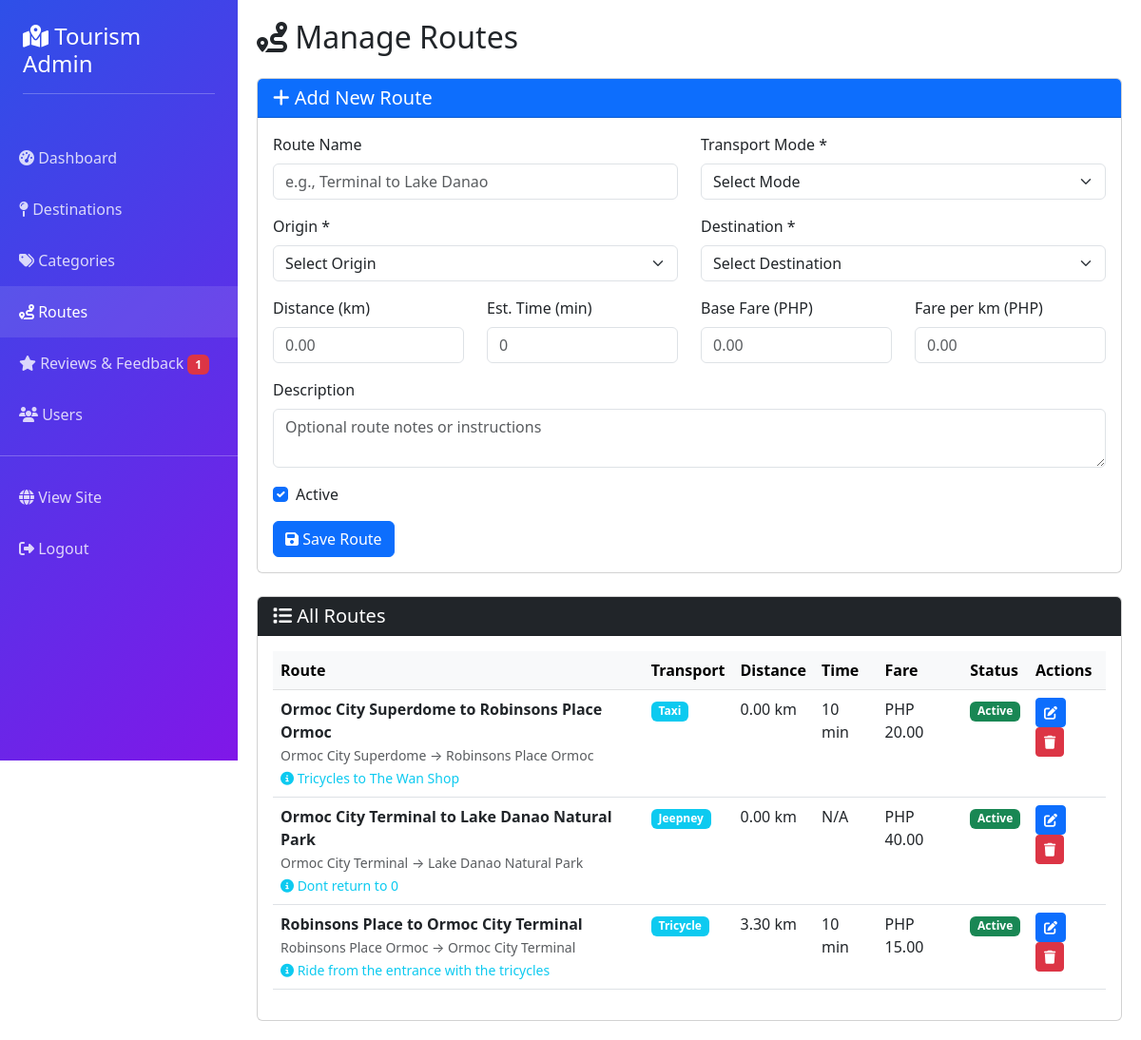
The page /admin/routes.php (signed in) on the database its author committed.
### tables this page shows
CREATE TABLE `routes` (
  `id` int(11) NOT NULL,
  `route_name` varchar(200) DEFAULT NULL,
  `origin_id` int(11) DEFAULT NULL,
  `destination_id` int(11) DEFAULT NULL,
  `transport_mode` enum('jeepney','taxi','bus','van','tricycle','walking') NOT NULL,
  `distance_km` decimal(6,2) DEFAULT NULL,
  `estimated_time_minutes` int(11) DEFAULT NULL,
  `base_fare` decimal(8,2) DEFAULT NULL,
  `fare_per_km` decimal(8,2) DEFAULT NULL,
  `description` text DEFAULT NULL,
  `is_active` tinyint(1) DEFAULT 1,
  `created_at` timestamp NOT NULL DEFAULT current_timestamp()
);

CREATE TABLE `destinations` (
  `id` int(11) NOT NULL,
  `name` varchar(200) NOT NULL,
  `category_id` int(11) DEFAULT NULL,
  `description` text DEFAULT NULL,
  `address` text DEFAULT NULL,
  `latitude` decimal(10,8) DEFAULT NULL,
  `longitude` decimal(11,8) DEFAULT NULL,
  `contact_number` varchar(50) DEFAULT NULL,
  `email` varchar(100) DEFAULT NULL,
  `website` varchar(200) DEFAULT NULL,
  `opening_hours` varchar(100) DEFAULT NULL,
  `entry_fee` varchar(100) DEFAULT NULL,
  `rating` decimal(2,1) DEFAULT 0.0,
  `image_path` varchar(255) DEFAULT NULL,
  `is_active` tinyint(1) DEFAULT 1,
  `created_at` timestamp NOT NULL DEFAULT current_timestamp(),
  `updated_at` timestamp NOT NULL DEFAULT current_timestamp() ON UPDATE current_timestamp()
);

### admin/routes.php (the view, shortened to what this page needs)
<?php
$conn = getDBConnection();
$unread_feedback = $conn->query("SELECT COUNT(*) as count FROM website_feedback WHERE is_read = 0")->fetch_assoc()['count'];
$routes = $conn->query("SELECT r.*, o.name as origin_name, d.name as destination_name
                        FROM routes r
                        LEFT JOIN destinations o ON r.origin_id = o.id
                        LEFT JOIN destinations d ON r.destination_id = d.id
                        ORDER BY r.created_at DESC");
?>
<!DOCTYPE html>
<html lang="en">
<head>
    <link href="https://cdn.jsdelivr.net/npm/bootstrap@5.3.0/dist/css/bootstrap.min.css" rel="stylesheet">
    <link rel="stylesheet" href="https://cdnjs.cloudflare.com/ajax/libs/font-awesome/6.4.0/css/all.min.css">
</head>
<body>
    <div class="sidebar">
        <div class="p-4">
            <h4><i class="fas fa-map-marked-alt"></i> Tourism Admin</h4>
            <hr class="bg-white">
        </div>
        <nav class="nav flex-column">
            <a class="nav-link" href="dashboard.php">
                <i class="fas fa-tachometer-alt"></i> Dashboard
            </a>
            <a class="nav-link" href="destinations.php">
                <i class="fas fa-map-pin"></i> Destinations
            </a>
            <a class="nav-link" href="categories.php">
                <i class="fas fa-tags"></i> Categories
            </a>
            <a class="nav-link active" href="routes.php">
                <i class="fas fa-route"></i> Routes
            </a>
            <a class="nav-link" href="reviews.php">
                <i class="fas fa-star"></i> Reviews & Feedback
                <?php if ($unread_feedback > 0): ?>
                    <span class="badge bg-danger"><?php echo $unread_feedback; ?></span>
                <?php endif; ?>
            </a>
            <a class="nav-link" href="users.php">
                <i class="fas fa-users"></i> Users
            </a>
            <hr class="bg-white">
            <a class="nav-link" href="../index.php">
                <i class="fas fa-globe"></i> View Site
            </a>
            <a class="nav-link" href="../logout.php">
                <i class="fas fa-sign-out-alt"></i> Logout
            </a>
        </nav>
    </div>
    <div class="main-content">
        <h2 class="mb-4"><i class="fas fa-route"></i> Manage Routes</h2>
        <div class="card mb-4">
            <div class="card-header bg-primary text-white">
                <h5 class="mb-0" id="formTitle"><i class="fas fa-plus"></i> Add New Route</h5>
            </div>
            <div class="card-body">
                <form method="POST" id="routeForm">
                    <div class="row">
                        <div class="col-md-6 mb-3">
                            <label class="form-label">Route Name</label>
                            <input type="text" class="form-control" name="route_name" id="routeName"
                                   placeholder="e.g., Terminal to Lake Danao">
                        </div>
                        <div class="col-md-6 mb-3">
                            <label class="form-label">Transport Mode *</label>
                            <select class="form-select" name="transport_mode" id="transportMode" required>
                                <option value="">Select Mode</option>
                            </select>
                        </div>
                    </div>
                    <div class="row">
                        <div class="col-md-6 mb-3">
                            <label class="form-label">Origin *</label>
                            <select class="form-select" name="origin_id" id="originId" required>
                                <option value="">Select Origin</option>
                            </select>
                        </div>
                        <div class="col-md-6 mb-3">
                            <label class="form-label">Destination *</label>
                            <select class="form-select" name="destination_id" id="destinationId" required>
                                <option value="">Select Destination</option>
                            </select>
                        </div>
                    </div>
                    <div class="row">
                        <div class="col-md-3 mb-3">
                            <label class="form-label">Distance (km)</label>
                            <input type="number" class="form-control" name="distance_km" id="distanceKm" step="0.1" placeholder="0.00">
                        </div>
                        <div class="col-md-3 mb-3">
                            <label class="form-label">Est. Time (min)</label>
                            <input type="number" class="form-control" name="estimated_time_minutes" id="estimatedTime" placeholder="0">
                        </div>
                        <div class="col-md-3 mb-3">
                            <label class="form-label">Base Fare (PHP)</label>
                            <input type="number" class="form-control" name="base_fare" id="baseFare" step="0.01" placeholder="0.00">
                        </div>
                        <div class="col-md-3 mb-3">
                            <label class="form-label">Fare per km (PHP)</label>
                            <input type="number" class="form-control" name="fare_per_km" id="farePerKm" step="0.01" placeholder="0.00">
                        </div>
                    </div>
                    <div class="mb-3">
                        <label class="form-label">Description</label>
                        <textarea class="form-control" name="description" id="description" rows="2" placeholder="Optional route notes or instructions"></textarea>
                    </div>
                    <div class="mb-3">
                        <div class="form-check">
                            <input class="form-check-input" type="checkbox" name="is_active" id="isActive" checked>
                            <label class="form-check-label">Active</label>
                        </div>
                    </div>
                    <button type="submit" class="btn btn-primary">
                        <i class="fas fa-save"></i> <span id="submitText">Save Route</span>
                    </button>
                </form>
            </div>
        </div>
        <div class="card">
            <div class="card-header bg-dark text-white">
                <h5 class="mb-0"><i class="fas fa-list"></i> All Routes</h5>
            </div>
            <div class="card-body">
                <div class="table-responsive">
                    <table class="table table-hover">
                        <thead class="table-light">
                            <tr>
                                <th>Route</th>
                                <th>Transport</th>
                                <th>Distance</th>
                                <th>Time</th>
                                <th>Fare</th>
                                <th>Status</th>
                                <th>Actions</th>
                            </tr>
                        </thead>
                        <tbody>
                            <?php while ($route = $routes->fetch_assoc()): ?>
                                <tr>
                                    <td>
                                        <strong><?php echo $route['route_name'] ?: 'Unnamed Route'; ?></strong><br>
                                        <small class="text-muted">
                                            <?php echo $route['origin_name']; ?> → <?php echo $route['destination_name']; ?>
                                        </small>
                                        <?php if ($route['description']): ?>
                                            <br><small class="text-info"><i class="fas fa-info-circle"></i> <?php echo substr($route['description'], 0, 50); ?><?php echo strlen($route['description']) > 50 ? '...' : ''; ?></small>
                                        <?php endif; ?>
                                    </td>
                                    <td><span class="badge bg-info"><?php echo ucfirst($route['transport_mode']); ?></span></td>
                                    <td><?php echo $route['distance_km'] ? $route['distance_km'] . ' km' : 'N/A'; ?></td>
                                    <td><?php echo $route['estimated_time_minutes'] ? $route['estimated_time_minutes'] . ' min' : 'N/A'; ?></td>
                                    <td><?php echo ($route['base_fare'] || $route['fare_per_km']) ? 'PHP ' . number_format($route['base_fare'] + ($route['distance_km'] * $route['fare_per_km']), 2) : 'N/A'; ?></td>
                                    <td>
                                        <?php if ($route['is_active']): ?>
                                            <span class="badge bg-success">Active</span>
                                        <?php else: ?>
                                            <span class="badge bg-danger">Inactive</span>
                                        <?php endif; ?>
                                    </td>
                                    <td>
                                        <button class="btn btn-sm btn-primary"
                                                onclick='editRoute(<?php echo json_encode($route); ?>)'>
                                            <i class="fas fa-edit"></i>
                                        </button>
                                        <a href="?delete=<?php echo $route['id']; ?>"
                                           class="btn btn-sm btn-danger"
                                           onclick="return confirm('Delete this route?')">
                                            <i class="fas fa-trash"></i>
                                        </a>
                                    </td>
                                </tr>
                            <?php endwhile; ?>
                        </tbody>
                    </table>
                </div>
            </div>
        </div>
    </div>
</body>
</html>

### admin/routes.php (style rules this page uses)
.sidebar { min-height: 100vh; background: linear-gradient(135deg, #2e50e8ff 0%, #8017e8ff 100%); color: white; position: fixed; width: 250px; }
.sidebar .nav-link { color: rgba(255,255,255,0.8); padding: 15px 20px; transition: all 0.3s; }
.sidebar .nav-link:hover, .sidebar .nav-link.active { background: rgba(255,255,255,0.1); color: white; }
.main-content { margin-left: 250px; padding: 20px; }

### rows shown on the page
routes: route_name "Ormoc City Superdome to Robinsons Place Ormoc", origin.name "Ormoc City Superdome", destination.name "Robinsons Place Ormoc", description "Tricycles to The Wan Shop", transport_mode "Taxi", distance_km "0.00", estimated_time_minutes "10", base_fare "20.00", is_active "Active"
routes: route_name "Ormoc City Terminal to Lake Danao Natural Park", origin.name "Ormoc City Terminal", destination.name "Lake Danao Natural Park", description "Dont return to 0", transport_mode "Jeepney", distance_km "0.00", shows "N/A", base_fare "40.00", is_active "Active"
routes: route_name "Robinsons Place to Ormoc City Terminal", origin.name "Robinsons Place Ormoc", destination.name "Ormoc City Terminal", description "Ride from the entrance with the tricycles", transport_mode "Tricycle", distance_km "3.30", estimated_time_minutes "10", base_fare "15.00", is_active "Active"

### other values the page prints
$unread_feedback "1"
